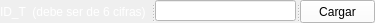
              <widget class="QSplitter" name="splitter_13">
               <property name="orientation">
                <enum>Qt::Horizontal</enum>
               </property>
               <widget class="QLabel" name="label_4">
                <property name="minimumSize">
                 <size>
                  <width>151</width>
                  <height>21</height>
                 </size>
                </property>
                <property name="maximumSize">
                 <size>
                  <width>151</width>
                  <height>16777215</height>
                 </size>
                </property>
                <property name="sizeIncrement">
                 <size>
                  <width>54</width>
                  <height>0</height>
                 </size>
                </property>
                <property name="styleSheet">
                 <string notr="true">color: rgb(255, 255, 255);
font: 75 italic 8pt &quot;Arial&quot;;</string>
                </property>
                <property name="text">
                 <string>ID_T  (debe ser de 6 cifras)</string>
                </property>
               </widget>
               <widget class="QLineEdit" name="ID_T">
                <property name="minimumSize">
                 <size>
                  <width>141</width>
                  <height>21</height>
                 </size>
                </property>
                <property name="maximumSize">
                 <size>
                  <width>141</width>
                  <height>21</height>
                 </size>
                </property>
                <property name="styleSheet">
                 <string notr="true">background-color: rgb(255, 255, 255);</string>
                </property>
               </widget>
               <widget class="QPushButton" name="btncargar_t">
                <property name="minimumSize">
                 <size>
                  <width>75</width>
                  <height>23</height>
                 </size>
                </property>
                <property name="maximumSize">
                 <size>
                  <width>75</width>
                  <height>23</height>
                 </size>
                </property>
                <property name="styleSheet">
                 <string notr="true">background-color: rgb(255, 255, 255);</string>
                </property>
                <property name="text">
                 <string>Cargar</string>
                </property>
               </widget>
              </widget>
